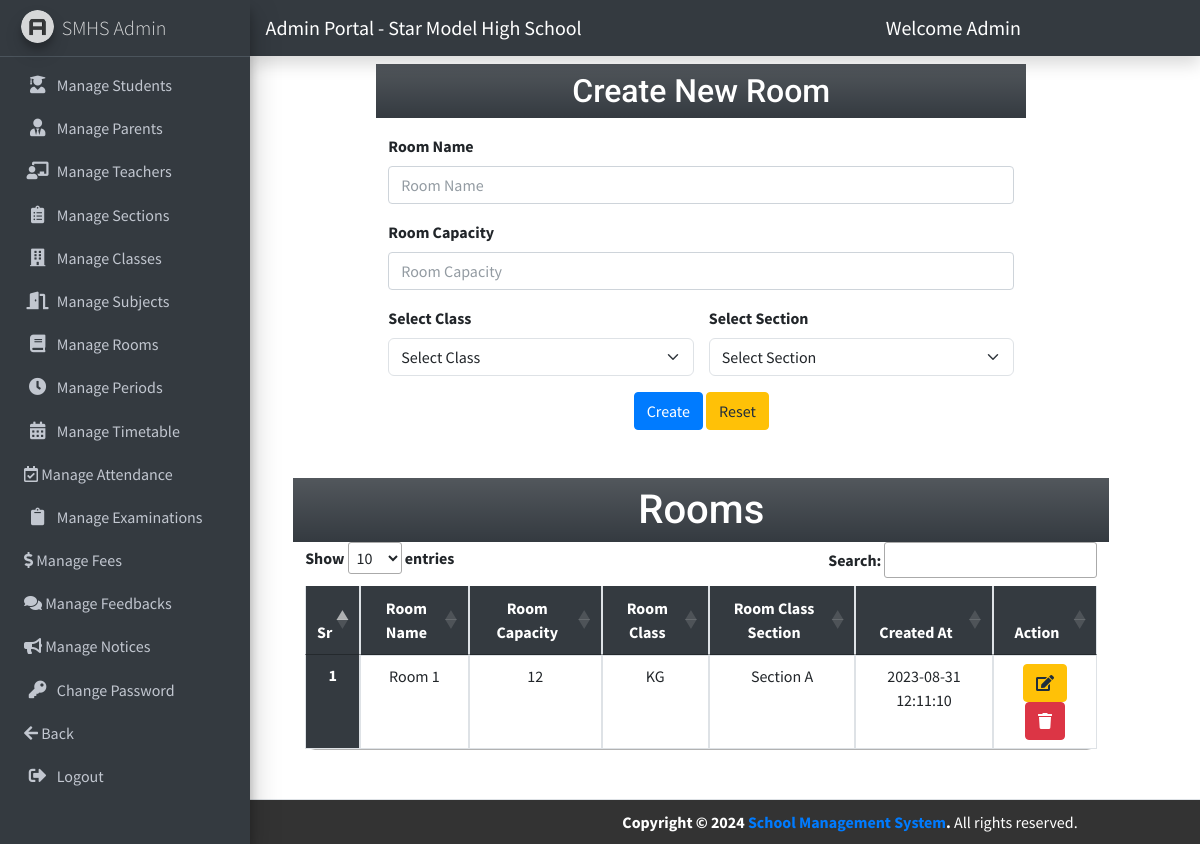
Screenshot of /admin/index.php?room (signed in) with the database file from the repository.
### tables this page shows
CREATE TABLE `room` (
  `room_id` int(11) NOT NULL,
  `room_name` varchar(50) NOT NULL,
  `room_capacity` int(5) NOT NULL,
  `r_class_id` int(11) NOT NULL,
  `r_section_id` int(11) NOT NULL,
  `created_at` datetime NOT NULL DEFAULT current_timestamp()
);

CREATE TABLE `class` (
  `class_id` int(11) NOT NULL,
  `class_name` varchar(50) NOT NULL,
  `subject_name` varchar(300) NOT NULL,
  `section_name` varchar(50) NOT NULL,
  `c_teacher_id` int(11) NOT NULL,
  `created_at` datetime NOT NULL DEFAULT current_timestamp()
);

CREATE TABLE `section` (
  `section_id` int(11) NOT NULL,
  `section_title` varchar(50) DEFAULT NULL,
  `created_at` datetime NOT NULL DEFAULT current_timestamp()
);

### admin/room.php (the view, shortened to what this page needs)
        <div class="row col-md-8 mx-auto my-5">
            <h1 class="text-center my-3 bg-dark bg-gradient p-2 my-heading">Create New Room</h1>
            <form method="post" enctype='multipart/form-data'>
                <div class="mb-3">
                    <label for="room_name" class="form-label">Room Name</label>
                    <input type="text" class="form-control" id="room_name" name="room_name" required="" placeholder="Room Name">
                </div>
                <div class="mb-3">
                    <label for="room_capacity" class="form-label">Room Capacity</label>
                    <input type="number" class="form-control" id="room_capacity" name="room_capacity" required="" placeholder="Room Capacity">
                </div>
                <div class="row mb-3">
                    <div class="col-md-6" id="room_class_container">
                        <label for="room_class" class="form-label">Select Class</label>
                        <select id="room_class" class="form-select" name="room_class" required>
                            <option value="" selected>Select Class</option>
                        </select>
                    </div>
                    <div class="col-md-6" id="room_class_section_container">
                        <label for="room_class_section" class="form-label">Select Section</label>
                        <select id="room_class_section" class="form-select" name="room_class_section">
                            <option value="" selected>Select Section</option>
                        </select>
                    </div>
                </div>
                <div class="mt-2 text-center">
                    <button type="submit" class="btn btn-primary" name="create_subject" id="create_subject">Create</button>
                    <button type="reset" class="btn btn-warning">Reset</button>
                </div>
            </form>
        </div>
<div class="row col-md-10 mx-auto mt-5">
    <h1 class="text-center fs-1 bg-dark bg-gradient p-2 my-heading">Rooms</h1>
    <table class="table mb-5 text-center my-table" id="my-dataTable">
        <thead class="table-info">
            <tr>
                <th scope="col">Sr</th>
                <th scope="col">Room Name</th>
                <th scope="col">Room Capacity</th>
                <th scope="col">Room Class</th>
                <th scope="col">Room Class Section</th>
                <th scope="col">Created At</th>
                <th scope="col">Action</th>
            </tr>
        </thead>
        <tbody>
            <?php
            $room_sql = "SELECT * FROM `room`";
            $room_result = $conn->query($room_sql);
            $sno = 1;
            while ($room_row = $room_result->fetch_assoc()) {
            ?>
                <tr>
                    <th scope="row"><?= $sno++ ?></th>
                    <td> <?= $room_row['room_name'] ?> </td>
                    <td> <?= $room_row['room_capacity'] ?> </td>
                    <td>
                    <?php
                         $class_id = $room_row['r_class_id'];
                         $fetch_class_sql = "SELECT class_name FROM class WHERE class_id = '$class_id' ";
                         $class_result = $conn->query($fetch_class_sql);
                         $fetch_class_row = $class_result->fetch_assoc();
                         echo $fetch_class_row['class_name'];
                    ?>
                    </td>
                    <td>
                        <?php
                            if($room_row['r_section_id']){
                                $section_id = $room_row['r_section_id'];
                                $fetch_section_sql = "SELECT section_title FROM section WHERE section_id = '$section_id' ";
                                $section_result = $conn->query($fetch_section_sql);
                                $fetch_section_row = $section_result->fetch_assoc();
                                echo $fetch_section_row['section_title'];
                            }else{
                            }
                        ?>
                    </td>
                    <td> <?= $room_row['created_at'] ?> </td>
                    <td>
                        <a class="btn btn-warning mx-1" href="index.php?edit_room_id=<?= $room_row['room_id'] ?>"><i class="fa fa-edit"></i></a>
                        <a class="btn btn-danger mx-1" href="index.php?delete_room_id=<?= $room_row['room_id'] ?>"><i class="fa fa-trash"></i></a>
                    </td>
                </tr>
            <?php  }  ?>
        </tbody>
    </table>
</div>

### admin/partials/admin_head.php (style rules this page uses)
body { overflow-x: hidden; }
.my-heading { font-family: 'Baloo Paaji 2', cursive; font-family: 'Mulish', sans-serif; font-family: 'Roboto', sans-serif; text-align: center; font-size: 2rem; color: #fff; padding: 20px 0; margin: 0; transition: transform 0.3s ease-in-out; }
.my-table { border-collapse: collapse; border-radius: 10px; width: 100%; }
.my-table th, .my-table td { padding: 10px; text-align: center; border: 1px solid #dee2e6; }
.my-table th { background-color: #343a40; color: white; font-weight: bold; }
.my-table tbody tr:nth-child(odd) { background-color: #f2f2f2; }
.my-table th { border-top: none; }
.my-table tbody tr td { transition: box-shadow 0.3s ease; }

### rows the page displays
room: room_name "Room 1", room_capacity "12", r_class.class_name "KG", section.section_title "Section A", created_at "2023-08-31 12:11:10"

### other values shown
$admin_name "Admin"
